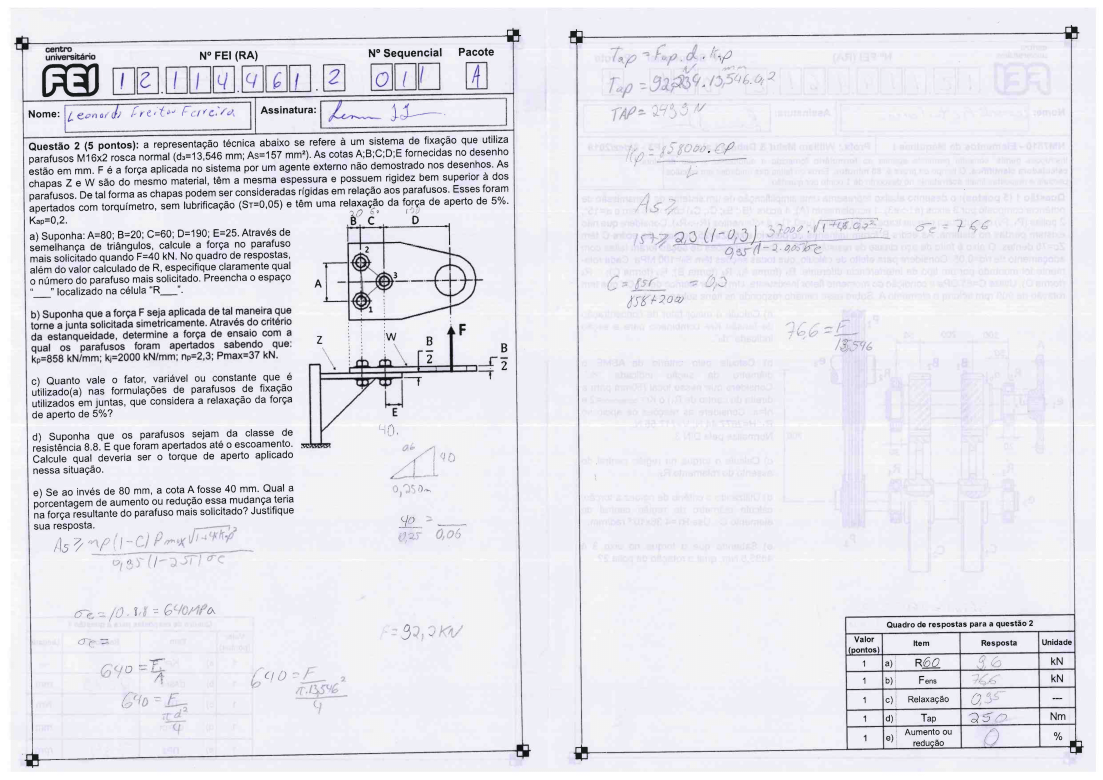
#> input picture database_files/exams/NM7510_P3_2019_2/NM7510_P3_pacote_A_2_sem_2019-16.png, 3307 x 2338 px, found by its file name (shown at 1/3 size)
$ python 'teste 2.py'
#> lines starting #> are read from the running program, lines starting #| are printed output that depends on the picture
import cv2
import numpy as np

img = cv2.imread("database_files/exams/NM7510_P3_A_2019_2/NM7510_P3_pacote_A_2_sem_2019-16.png",1)
#> img is the input picture: shape (2338, 3307, 3); mean B, G, R 237, 230.3, 230.6
gray_img = cv2.cvtColor(img, cv2.COLOR_BGR2GRAY)

template = cv2.imread('database_files/track_markers/template1.png',cv2.IMREAD_GRAYSCALE)
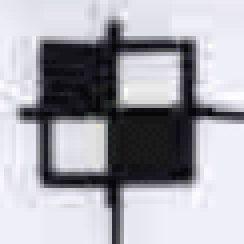
#> input picture database_files/track_markers/template1.png, 61 x 61 px, found by its file name (shown 4 times larger)
#> template: shape (61, 61); min 0, max 254, mean 167.9
w, h = template.shape[::-1]
#> w = 61; h = 61

result = cv2.matchTemplate(gray_img, template, cv2.TM_CCOEFF_NORMED)
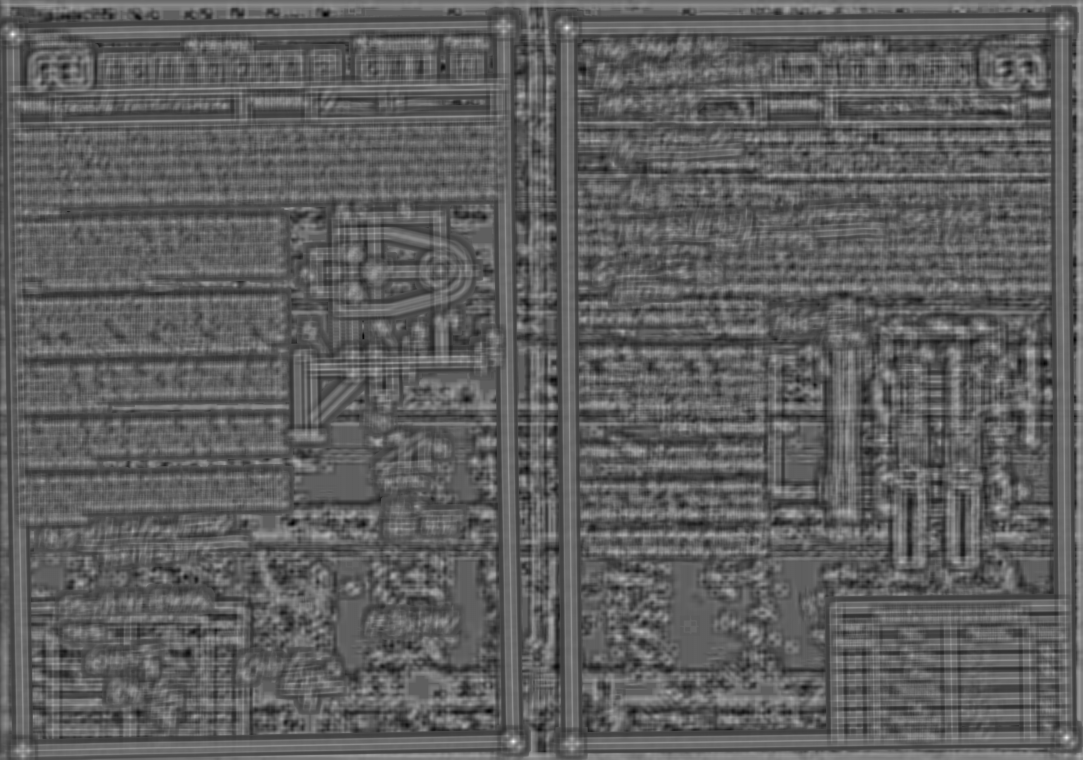
#> result: shape (2278, 3247) float32 (shown at 1/3 size); min -0.575, max 0.954, mean -0.00354; drawn with min black and max white
loc = np.where(result >= 0.659)
#> loc = 187 positions, rows 80 to 2227, columns 34 to 3203

for rt in zip(*loc[::-1]):
    cv2.rectangle(img, rt, (rt[0] + w, rt[1] + h), (0, 255, 0), 3)
#> this loop made 187 passes
#> rt on passes 1 to 3: (1699, 80), (1700, 80), (1701, 80)

template2 = cv2.imread('database_files/track_markers/template2.png',cv2.IMREAD_GRAYSCALE)
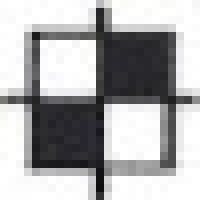
#> input picture database_files/track_markers/template2.png, 25 x 25 px, found by its file name (shown 8 times larger)
#> template2: shape (25, 25); min 14, max 255, mean 174.8
r, f = template2.shape[::-1]
#> r = 25; f = 25

result2 = cv2.matchTemplate(gray_img, template2, cv2.TM_CCOEFF_NORMED)
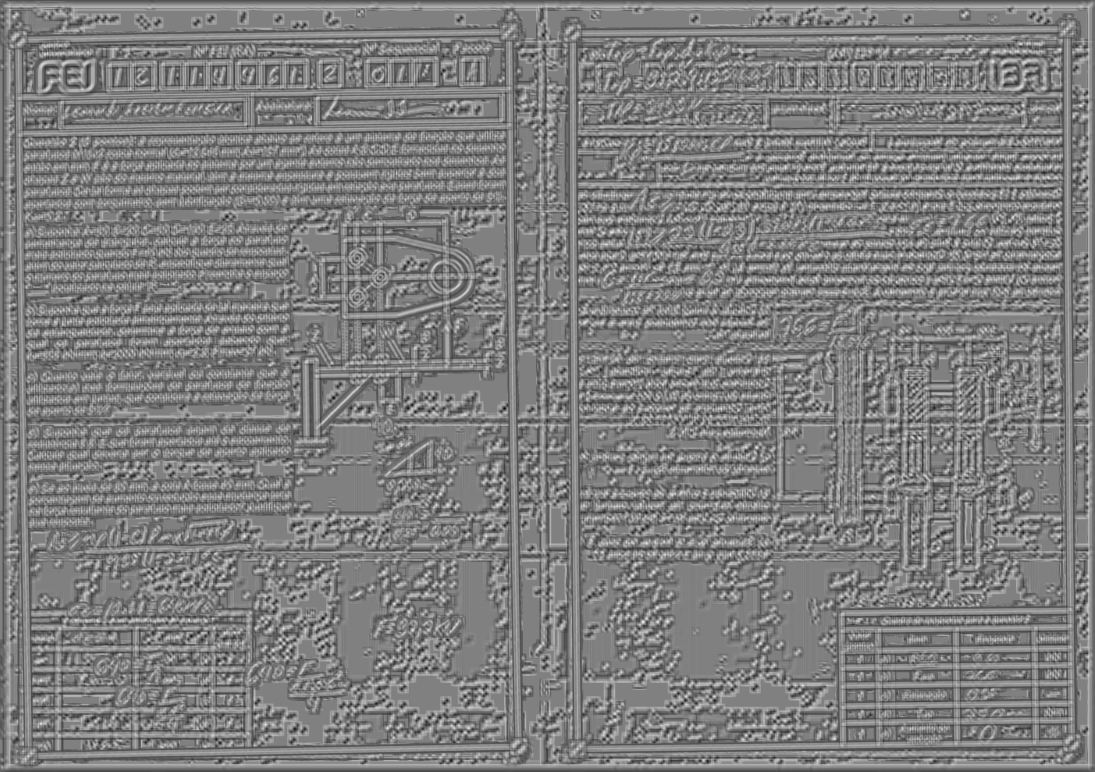
#> result2: shape (2314, 3283) float32 (shown at 1/3 size); min -0.655, max 0.645, mean -0.00964; drawn with min black and max white
loc2 = np.where(result2 >= 0.659)
#> loc2 = (empty array, empty array)

for pt in zip(*loc2[::-1]):
    cv2.rectangle(img, pt, (pt[0] + r, pt[1] + f), (0, 255, 0), 3)
#> this loop made 0 passes

#> (the run stopped early here; a loop or call above may not have finished)
